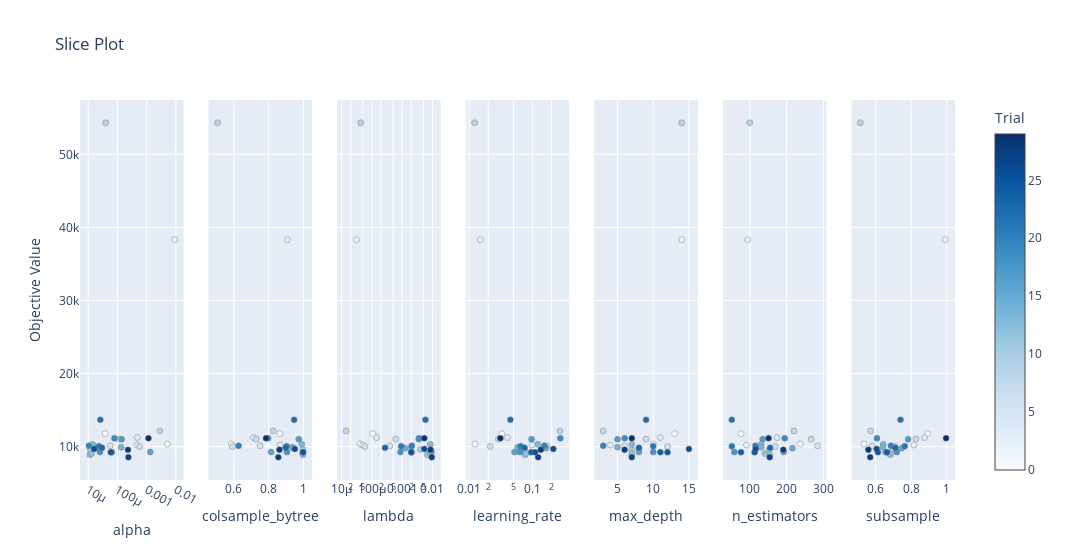

The cell this chart's notebook holds for it:
### Code cell
optuna.visualization.plot_slice(study_xgb)
